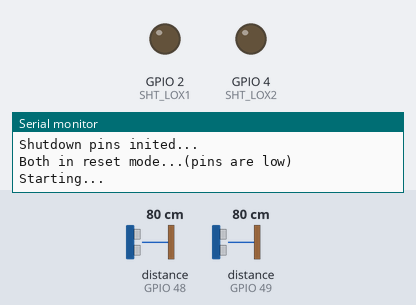
The sketch below on a simulated ESP32. Shown: output pins drawn as LEDs (lit = HIGH), the last lines printed to the serial monitor. The inputs (shaded band) are chosen by the test bench; at power-on: distance to the obstacle (sensors on GPIO 48, GPIO 49) 80 cm. WiFi joins after 1.5 s; servers stay silent unless stated; uploads are accepted with an empty reply.

Above: at 0.01 s.
At 2.7 s:
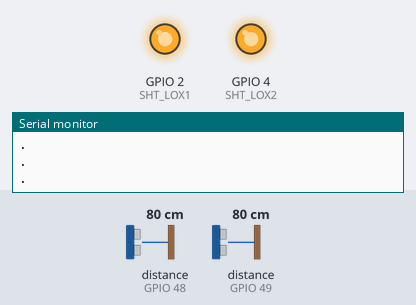
2.8 s: distance to the obstacle (sensor on GPIO 48) set to 2 cm
4.8 s: distance to the obstacle (sensor on GPIO 48) set to 120 cm
Timing chart, 0 to 7.8 s (numbered marks = the images above; inputs shaded):
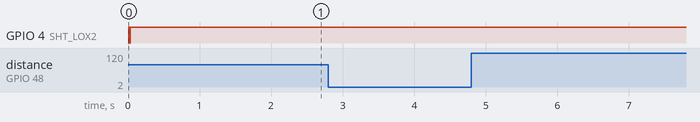

The sketch:

code_espbackup.ino
```cpp
  #include <WiFi.h>
  #include <HTTPClient.h>


#include <Wire.h>

// Replace with your network credentials
const char* ssid     = "Livebox-44F4";
const char* password = "FAjqqds94jYPG7yLdb";
//const char* ssid     = "Honor";
//const char* password = "Esieepaul1234";

// REPLACE with your Domain name and URL path or IP address with path
const char* serverName = "http://surveillance-environnementale.unilasalle.fr/post-esp-data.php";
String apiKeyValue = "tPmAT5Ab3j7F9";


#include "Adafruit_VL53L0X.h"

// address we will assign if dual sensor is present
#define LOX1_ADDRESS 0x30
#define LOX2_ADDRESS 0x31
int sensor1,sensor2;


// set the pins to shutdown
#define SHT_LOX1 2
#define SHT_LOX2 4

// objects for the vl53l0x
Adafruit_VL53L0X lox1 = Adafruit_VL53L0X();
Adafruit_VL53L0X lox2 = Adafruit_VL53L0X();

// this holds the measurement
VL53L0X_RangingMeasurementData_t measure1;
VL53L0X_RangingMeasurementData_t measure2;


void setID() {
  // all reset
  digitalWrite(SHT_LOX1, LOW);
  digitalWrite(SHT_LOX2, LOW);
  delay(10);
  // all unreset
  digitalWrite(SHT_LOX1, HIGH);
  digitalWrite(SHT_LOX2, HIGH);
  delay(10);

  // activating LOX1 and reseting LOX2
  digitalWrite(SHT_LOX1, HIGH);
  digitalWrite(SHT_LOX2, LOW);

  // initing LOX1
  if(!lox1.begin(LOX1_ADDRESS)) {
    Serial.println(F("Failed to boot first VL53L0X"));
    while(1);
  }
  delay(10);

  // activating LOX2
  digitalWrite(SHT_LOX2, HIGH);
  delay(10);

  //initing LOX2
  if(!lox2.begin(LOX2_ADDRESS)) {
    Serial.println(F("Failed to boot second VL53L0X"));
    while(1);
  }
}

int read_dual_sensors(int io) {
  int out= 0;

  lox1.rangingTest(&measure1, false); // pass in 'true' to get debug data printout!
  lox2.rangingTest(&measure2, false); // pass in 'true' to get debug data printout!

    sensor1 = measure1.RangeMilliMeter;
    sensor2 = measure2.RangeMilliMeter;
if(sensor1 <800 || sensor2 <800){
    if (sensor1<sensor2){io= 1;}else {io=-1;}


      Serial.print("1: ");
      Serial.print(sensor1);
      Serial.print(" 2: ");
      Serial.print(sensor2);

    }else{
      io = 0;
    }
  Serial.println(".");

//     sensor1 = measure1.RangeMilliMeter;
//    if(sensor1 < 800){
//      Serial.print("1: ");
//      Serial.print(sensor1);
//      Serial.print("mm");
//
//      io=1;
//
//    }else{
//      out = out + 1;
//    }
// //sensor2 = measure2.RangeMilliMeter;
//
//    if(sensor2 < 800){
//      Serial.print("2: ");
//      Serial.print(sensor2);
//      Serial.print("mm");
//
//      io=-1;
//
//    }else{
//      out = out + 1;
//    }
//
//
//if (out == 2){
//   Serial.println(".");
//   return io = 0;
//}else{
//  Serial.println();
//}


  return io;
}

void sendbdd(int mem){


if(WiFi.status()== WL_CONNECTED){
    WiFiClient client;
    HTTPClient http;


    http.begin(client, "http://surveillance-environnementale.unilasalle.fr/post-esp-data.php?api_key=" + apiKeyValue + "&io=" + mem);
    http.addHeader("Content-Type", "application/x-www-form-urlencoded");
     int httpResponseCode = http.POST("");

      String response = http.getString();


    if (httpResponseCode>0) {
      Serial.print("HTTP Response code: ");
      Serial.println(httpResponseCode);
      Serial.println(response);
    }
    else {
      Serial.print("Error code: ");
      Serial.println(httpResponseCode);
    }
    // Free resources
    http.end();
  }
  else {
    Serial.println("WiFi Disconnected");
  }
}

void setup() {
  Serial.begin(115200);
  while (! Serial) { delay(1); }

  pinMode(SHT_LOX1, OUTPUT);
  pinMode(SHT_LOX2, OUTPUT);

  Serial.println("Shutdown pins inited...");

  digitalWrite(SHT_LOX1, LOW);
  digitalWrite(SHT_LOX2, LOW);

  Serial.println("Both in reset mode...(pins are low)");


  Serial.println("Starting...");
  setID();
  WiFi.begin(ssid, password);
  Serial.println("Connecting");
  while(WiFi.status() != WL_CONNECTED) {
    delay(500);
    Serial.print(".");
  }
  Serial.println("");
  Serial.print("Connected to WiFi network with IP Address: ");
  Serial.println(WiFi.localIP());

}

void loop() {
    int io=0,mem;

    io = read_dual_sensors(io);
    mem = io;
    while(io != 0){
        io = read_dual_sensors(io);

    }
    if(mem == -1 || mem == 1){
        sendbdd(mem);
    }

}
```
